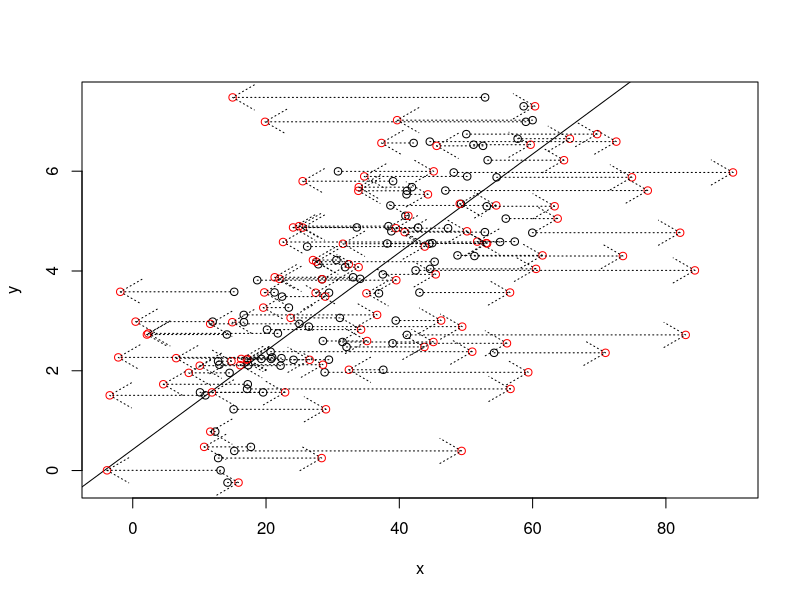
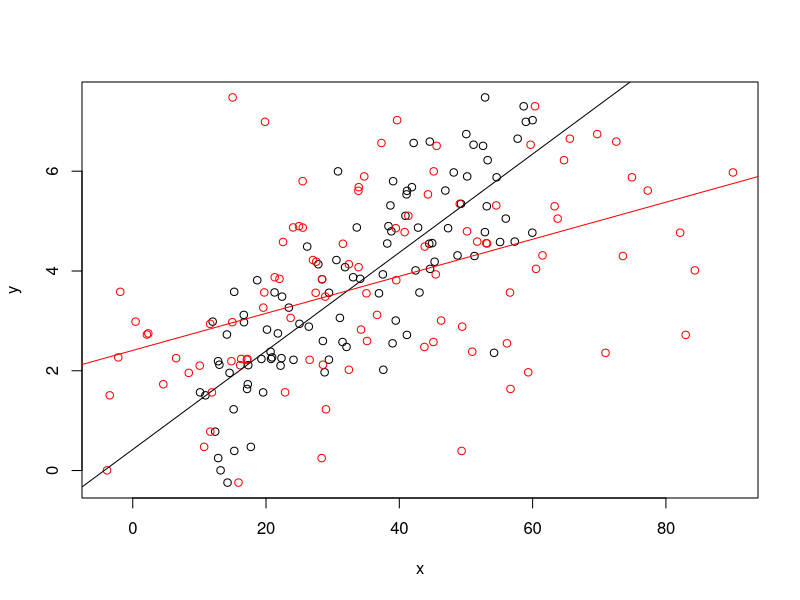

The R script that drew these images, in order:
n <- 100
x <- runif(n)*50+10
y <- 0.5+0.1*x+rnorm(n)
xx <- x+rnorm(n)*15

plot(x,y,xlim=range(xx))
v <- locator(1)
abline(lm(y~x))
v <- locator(1)
points(xx,y,col="red")
for(i in 1:n) arrows(x[i],y[i],xx[i],y[i],lty="dotted")
v <- locator(1)
plot(x,y,xlim=range(xx))
points(xx,y,col="red")
abline(lm(y~x))
v <- locator(1)
abline(lm(y~xx),col="red")
